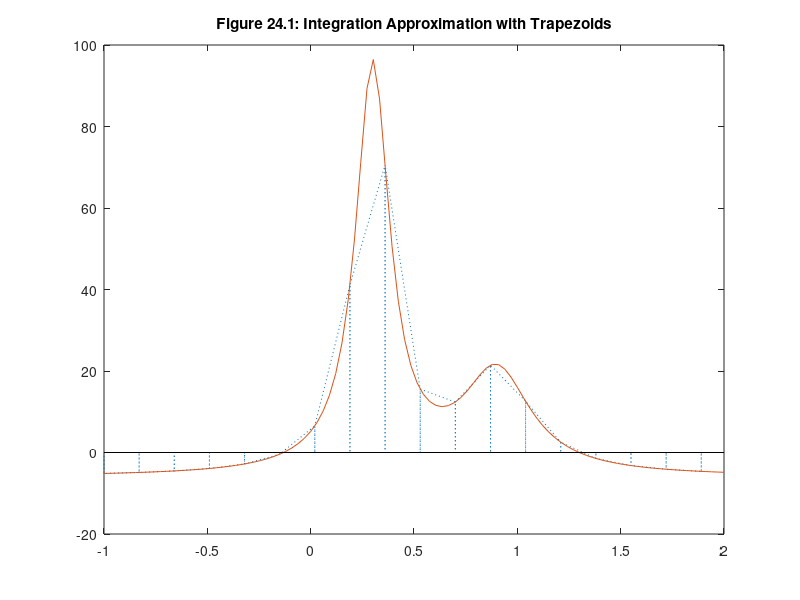

Recreate this plot in MATLAB.
% mm2401.m
x = -1:.17:2;
y=humps(x);

xx=[x;x;x];
yy=[y;zeros(size(y));y];
xx=xx(:)';
yy=yy(:)';

xi=linspace(-1,2);
yi=humps(xi);
plot(xx,yy,':',xi,yi,[-1,2],[0 0],'k')
title('Figure 24.1: Integration Approximation with Trapezoids')
